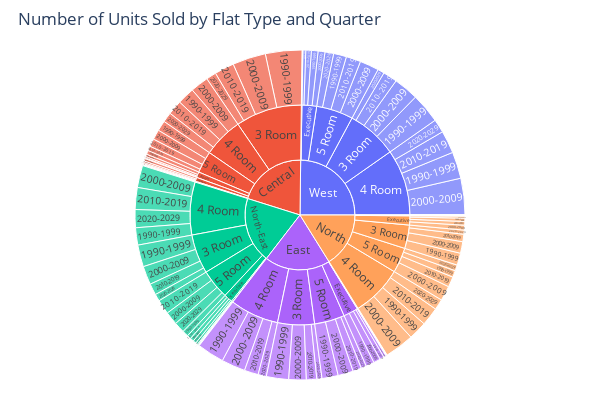

Notebook code for this chart:
### Code cell
variables = ['region', 'flat_type', 'year_binned',]
df_plot = df_p.groupby(variables, group_keys=False).size().reset_index(name='count')
fig = px.sunburst(df_plot, path=variables, values='count')

# Set plot size and add title
fig.update_layout(
    autosize=False,
    title=dict(text='Number of Units Sold by Flat Type and Quarter', x=0.03),
    width=600,
    height=400,
    margin=dict(l=20, r=20, t=50, b=20),
)

fig.show()

### Figure 1 — Plotly figure (JSON) as saved in the notebook; plotly's stock layout.template omitted (floating-point values rounded to 4 significant figures; data arrays with more than 128 entries replaced by an {"elided": "..."} marker saying what was removed)
{"data": [{"branchvalues": "total", "domain": {"x": [0, 1], "y": [0, 1]}, "hovertemplate": "labels=%{label}<br>count=%{value}<br>parent=%{parent}<br>id=%{id}<extra></extra>", "ids": {"elided": "152 str values"}, "labels": {"elided": "152 str values"}, "name": "", "parents": {"elided": "152 str values"}, "type": "sunburst", "values": {"elided": "152 float values"}}], "layout": {"autosize": false, "height": 400, "legend": {"tracegroupgap": 0}, "margin": {"b": 20, "l": 20, "r": 20, "t": 50}, "title": {"text": "Number of Units Sold by Flat Type and Quarter", "x": 0.03}, "width": 600}}
